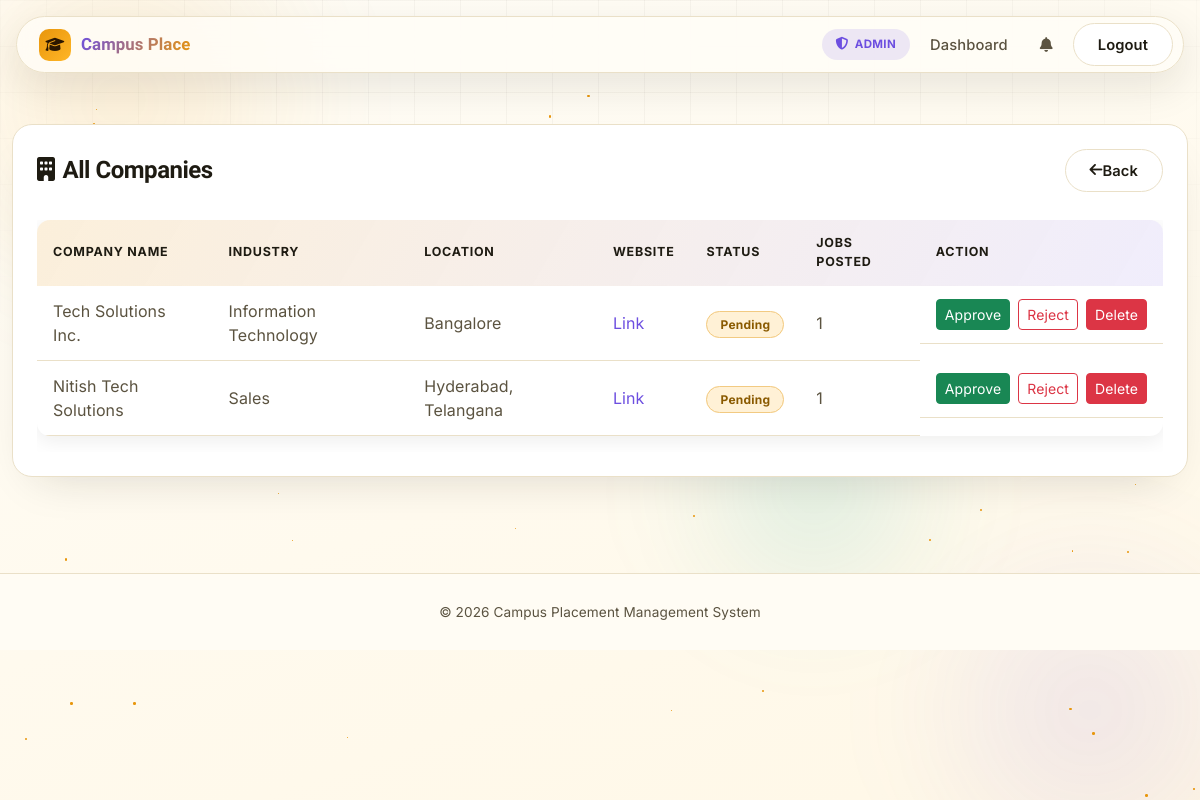
Screenshot of /admin/companies (signed in) with the database file from the repository.
### app.py (models this page shows, shortened)
class User(db.Model):
    __tablename__ = 'users'
    id = db.Column(db.Integer, primary_key=True)
    email = db.Column(db.String(120), unique=True, nullable=False)
    password_hash = db.Column(db.String(256), nullable=False)
    role = db.Column(db.String(20), nullable=False)  # 'student', 'company', 'admin'
    created_at = db.Column(db.DateTime, default=datetime.utcnow)

class CompanyProfile(db.Model):
    __tablename__ = 'company_profiles'
    id = db.Column(db.Integer, primary_key=True)
    user_id = db.Column(db.Integer, db.ForeignKey('users.id'), unique=True)
    company_name = db.Column(db.String(100), nullable=False)
    industry = db.Column(db.String(50))
    description = db.Column(db.Text)
    website = db.Column(db.String(200))
    location = db.Column(db.String(100))
    approval_status = db.Column(db.String(20), default='pending')  # pending, approved, rejected
    user = db.relationship('User', backref='company_profile', uselist=False)
    jobs = db.relationship('JobPost', backref='company', lazy=True)

### app.py (the view)
@app.route('/admin/companies')
@login_required
@role_required('admin')
def admin_companies():
    companies = CompanyProfile.query.order_by(
        db.case((CompanyProfile.approval_status == 'pending', 0), else_=1)
    ).all()
    return render_template('admin_companies.html', companies=companies)

### app.py (called while the page is built)
def login_required(f):
    @wraps(f)
    def decorated_function(*args, **kwargs):
        if 'user_id' not in session:
            flash('Please login to access this page', 'warning')
            return redirect(url_for('login'))
        return f(*args, **kwargs)
    return decorated_function

def role_required(*roles):
    def decorator(f):
        @wraps(f)
        def decorated_function(*args, **kwargs):
            if 'user_id' not in session:
                flash('Please login first', 'warning')
                return redirect(url_for('login'))
            user = User.query.get(session['user_id'])
            if user.role not in roles:
                flash('You do not have permission to access this page', 'danger')
                return redirect(url_for('dashboard'))
            return f(*args, **kwargs)
        return decorated_function
    return decorator

@app.context_processor
def inject_notifications():
    if 'user_id' in session:
        unread_count = Notification.query.filter_by(user_id=session['user_id'], is_read=False).count()
        recent_notifications = Notification.query.filter_by(user_id=session['user_id']) \
            .order_by(desc(Notification.created_at)).limit(6).all()
        return dict(unread_notif_count=unread_count, recent_notifications=recent_notifications)
    return dict(unread_notif_count=0, recent_notifications=[])

### templates/admin_companies.html
{% extends "base.html" %}
{% block content %}
<div class="container" style="padding-top: 1.5rem; padding-bottom: 3rem;">
    <div class="glass-card p-4">
        <div class="page-header">
            <h3><i class="fas fa-building me-2"></i>All Companies</h3>
            <a href="{{ url_for('admin_dashboard') }}" class="btn btn-outline-gradient"><i class="fas fa-arrow-left"></i> Back</a>
        </div>
        <div class="table-responsive">
            <table class="table custom-table">
                <thead>
                    <tr><th>Company Name</th><th>Industry</th><th>Location</th><th>Website</th><th>Status</th><th>Jobs Posted</th><th>Action</th></tr>
                </thead>
                <tbody>
                    {% for c in companies %}
                    <tr>
                        <td>{{ c.company_name }}</td>
                        <td>{{ c.industry }}</td>
                        <td>{{ c.location }}</td>
                        <td>{% if c.website %}<a href="{{ c.website }}" target="_blank">Link</a>{% else %}—{% endif %}</td>
                        <td>
                            {% if c.approval_status == 'approved' %}
                                <span class="badge-status badge-placed">Approved</span>
                            {% elif c.approval_status == 'rejected' %}
                                <span class="badge-status badge-rejected">Rejected</span>
                            {% else %}
                                <span class="badge-status badge-applied">Pending</span>
                            {% endif %}
                        </td>
                        <td>{{ c.jobs|length }}</td>
                        <td class="d-flex gap-2">
                            {% if c.approval_status != 'approved' %}
                                <a href="{{ url_for('approve_company', company_id=c.id) }}" class="btn btn-sm btn-success">Approve</a>
                            {% endif %}
                            {% if c.approval_status != 'rejected' %}
                                <a href="{{ url_for('reject_company', company_id=c.id) }}" class="btn btn-sm btn-outline-danger" onclick="return confirm('Reject this company?')">Reject</a>
                            {% endif %}
                            <a href="{{ url_for('delete_user', user_id=c.user_id) }}" class="btn btn-sm btn-danger" onclick="return confirm('Delete company?')">Delete</a>
                        </td>
                    </tr>
                    {% endfor %}
                </tbody>
            </table>
        </div>
    </div>
</div>
{% endblock %}

### templates/base.html (shortened to what this page needs)
<!DOCTYPE html>
<html lang="en">
<head>
    <link href="https://cdn.jsdelivr.net/npm/bootstrap@5.3.3/dist/css/bootstrap.min.css" rel="stylesheet">
    <link rel="stylesheet" href="https://cdnjs.cloudflare.com/ajax/libs/font-awesome/6.4.0/css/all.min.css">
</head>
<body>
    <div class="bg-fx">
        <div class="bg-blob b2"></div>
        <div class="bg-blob b3"></div>
        <div class="bg-stars" id="bgStars"></div>
    </div>
    <div class="nav-shell">
        <nav class="navbar navbar-expand-lg glass-nav">
            <div class="container-fluid px-0">
                <a class="navbar-brand" href="{{ url_for('index') }}">
                    <span class="brand-mark"><i class="fas fa-graduation-cap"></i></span>
                    <span class="brand-text">Campus Place</span>
                </a>
                <div class="collapse navbar-collapse" id="navbarNav">
                    <ul class="navbar-nav ms-auto align-items-lg-center">
                        {% if session.user_id %}
                            <li class="nav-item d-flex align-items-center me-1">
                                <span class="role-badge role-{{ session.user_role }}">
                                    <i class="fas fa-{% if session.user_role == 'admin' %}shield-alt{% elif session.user_role == 'company' %}building{% else %}user-graduate{% endif %}"></i>
                                    {{ session.user_role }}
                                </span>
                            </li>
                            <li class="nav-item">
                                <a class="nav-link" href="{{ url_for('dashboard') }}">Dashboard</a>
                            </li>
                            <li class="nav-item dropdown">
                                <a class="nav-link position-relative" href="#" role="button" data-bs-toggle="dropdown" aria-label="Notifications">
                                    <i class="fas fa-bell"></i>
                                </a>
                            </li>
                            <li class="nav-item ms-lg-1">
                                <a class="btn-outline-gradient" href="{{ url_for('logout') }}">Logout</a>
                            </li>
                        {% endif %}
                    </ul>
                </div>
            </div>
        </nav>
    </div>
    <div style="padding-top: 100px; position: relative;">
        {% block content %}{% endblock %}
    </div>
    <div class="footer">
        <p class="mb-0">&copy; 2026 Campus Placement Management System</p>
    </div>
</body>
</html>

### rows the page displays
User: user_role "ADMIN"
CompanyProfile: company_name "Tech Solutions Inc.", industry "Information Technology", location "Bangalore", approval_status "Pending", jobs|length "1"
CompanyProfile: company_name "Nitish Tech Solutions", industry "Sales", location "Hyderabad, Telangana", approval_status "Pending", jobs|length "1"
